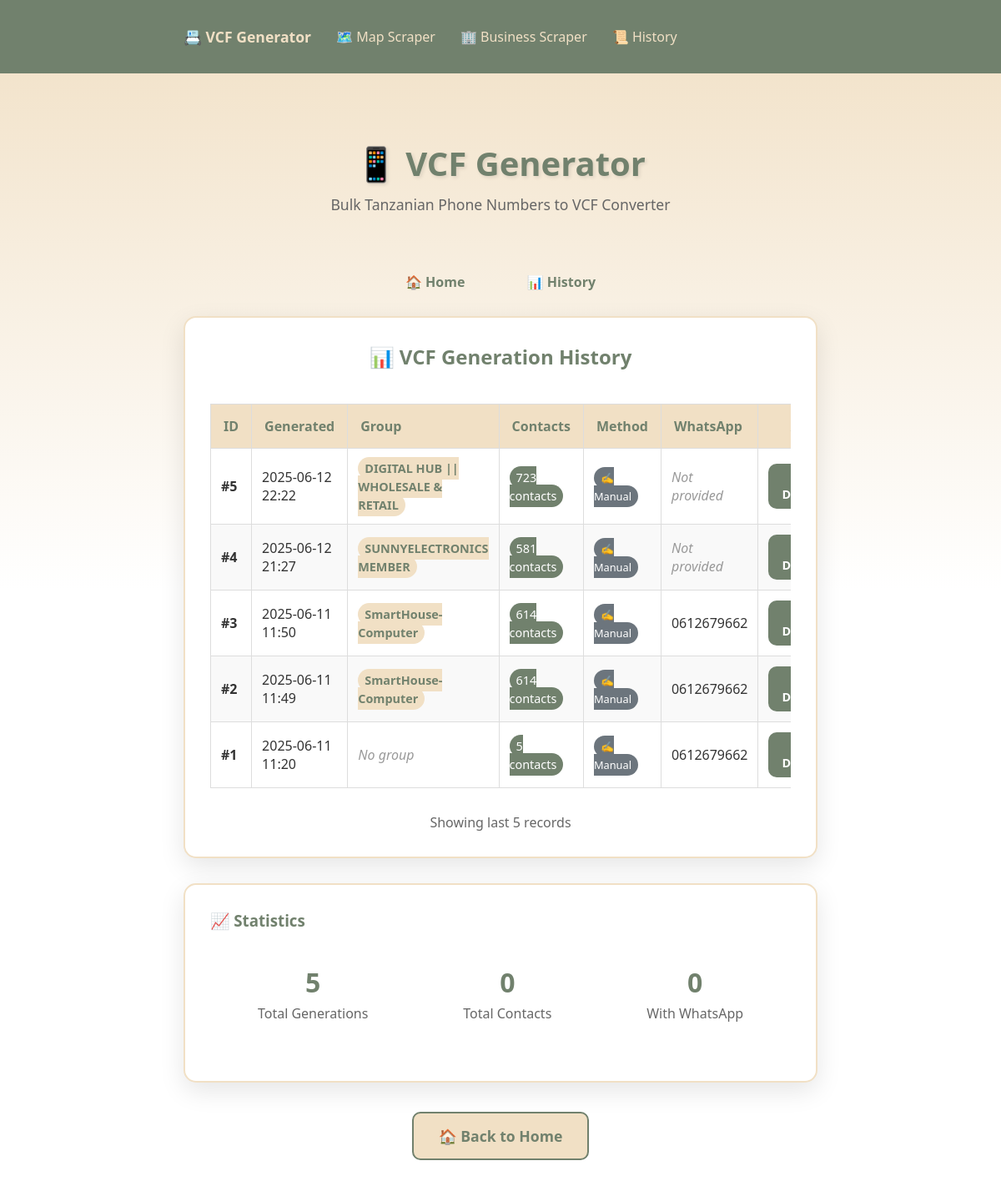
The app's page /history with its own data.
### models.py (models this page shows, shortened)
class VCFRecord(db.Model):
    id = db.Column(db.Integer, primary_key=True)
    timestamp = db.Column(db.DateTime, default=datetime.utcnow)
    vcf_content = db.Column(db.Text, nullable=False)
    user_whatsapp = db.Column(db.String(20))
    phone_count = db.Column(db.Integer)
    group_name = db.Column(db.String(100))
    upload_method = db.Column(db.String(20), default='manual')  # manual, csv, pdf

### routes.py (the view)
@main_bp.route('/history')
def history():
    records = VCFRecord.query.order_by(VCFRecord.timestamp.desc()).limit(50).all()
    return render_template('history.html', records=records)

### templates/history.html (shortened to what this page needs)
{% extends "base.html" %}
{% block content %}
<div class="card">
    <h2 style="color: var(--reseda-green); margin-bottom: 20px; text-align: center;">
        📊 VCF Generation History
    </h2>
    {% if records %}
    <div style="overflow-x: auto;">
        <table style="width: 100%; border-collapse: collapse; margin-top: 20px;">            <thead>
                <tr style="background: var(--champagne);">
                    <th style="padding: 15px; text-align: left; border: 1px solid #ddd; color: var(--reseda-green); font-weight: 600;">ID</th>
                    <th style="padding: 15px; text-align: left; border: 1px solid #ddd; color: var(--reseda-green); font-weight: 600;">Generated</th>
                    <th style="padding: 15px; text-align: left; border: 1px solid #ddd; color: var(--reseda-green); font-weight: 600;">Group</th>
                    <th style="padding: 15px; text-align: left; border: 1px solid #ddd; color: var(--reseda-green); font-weight: 600;">Contacts</th>
                    <th style="padding: 15px; text-align: left; border: 1px solid #ddd; color: var(--reseda-green); font-weight: 600;">Method</th>
                    <th style="padding: 15px; text-align: left; border: 1px solid #ddd; color: var(--reseda-green); font-weight: 600;">WhatsApp</th>
                    <th style="padding: 15px; text-align: center; border: 1px solid #ddd; color: var(--reseda-green); font-weight: 600;">Action</th>
                </tr>
            </thead>            <tbody>
                {% for record in records %}
                <tr{% if loop.index % 2 == 0 %} style="background: #f9f9f9;"{% endif %}>
                    <td style="padding: 12px; border: 1px solid #ddd; font-weight: 600;">#{{ record.id }}</td>
                    <td style="padding: 12px; border: 1px solid #ddd;">
                        {{ record.timestamp.strftime('%Y-%m-%d %H:%M') }}
                    </td>
                    <td style="padding: 12px; border: 1px solid #ddd;">
                        {% if record.group_name %}
                            <span style="background: var(--champagne); color: var(--reseda-green); padding: 4px 8px; border-radius: 15px; font-size: 0.9rem; font-weight: 600;">
                                {{ record.group_name }}
                            </span>
                        {% else %}
                            <span style="color: #999; font-style: italic;">No group</span>
                        {% endif %}
                    </td>
                    <td style="padding: 12px; border: 1px solid #ddd;">
                        <span style="background: var(--reseda-green); color: white; padding: 4px 8px; border-radius: 15px; font-size: 0.9rem;">
                            {{ record.phone_count }} contacts
                        </span>
                    </td>
                    <td style="padding: 12px; border: 1px solid #ddd;">
                        {% if record.upload_method == 'csv' %}
                            <span style="background: #28a745; color: white; padding: 4px 8px; border-radius: 15px; font-size: 0.8rem;">📊 CSV</span>
                        {% elif record.upload_method == 'pdf' %}
                            <span style="background: #dc3545; color: white; padding: 4px 8px; border-radius: 15px; font-size: 0.8rem;">📄 PDF</span>
                        {% else %}
                            <span style="background: #6c757d; color: white; padding: 4px 8px; border-radius: 15px; font-size: 0.8rem;">✍️ Manual</span>
                        {% endif %}
                    </td>
                    <td style="padding: 12px; border: 1px solid #ddd;">
                        {% if record.user_whatsapp %}
                            {{ record.user_whatsapp }}
                        {% else %}
                            <span style="color: #999; font-style: italic;">Not provided</span>
                        {% endif %}
                    </td>
                    <td style="padding: 12px; border: 1px solid #ddd; text-align: center;">
                        <a href="{{ url_for('main.download_record', record_id=record.id) }}"
                           class="btn"
                           style="padding: 8px 16px; font-size: 0.9rem; margin: 0;">
                            📁 Download
                        </a>
                    </td>
                </tr>
                {% endfor %}
            </tbody>
        </table>
    </div>
    <div style="margin-top: 30px; text-align: center; color: #666;">
        <p>Showing last {{ records|length }} records</p>
    </div>
    {% endif %}
</div>
{% if records %}
<div class="card">
    <h3 style="color: var(--reseda-green); margin-bottom: 15px;">📈 Statistics</h3>
    <div class="stats">
        <div class="stat">
            <div class="stat-number">{{ records|length }}</div>
            <div class="stat-label">Total Generations</div>
        </div>        <div class="stat">
            <div class="stat-number">
                {% set total_contacts = 0 %}
                {% for record in records %}
                    {% set total_contacts = total_contacts + record.phone_count %}
                {% endfor %}
                {{ total_contacts }}
            </div>
            <div class="stat-label">Total Contacts</div>
        </div>
        <div class="stat">
            <div class="stat-number">
                {% set with_whatsapp = 0 %}
                {% for record in records %}
                    {% if record.user_whatsapp %}
                        {% set with_whatsapp = with_whatsapp + 1 %}
                    {% endif %}
                {% endfor %}
                {{ with_whatsapp }}
            </div>
            <div class="stat-label">With WhatsApp</div>
        </div>
    </div>
</div>
{% endif %}
<div style="text-align: center; margin-top: 30px;">
    <a href="{{ url_for('main.index') }}" class="btn btn-secondary">
        🏠 Back to Home
    </a>
</div>
{% endblock %}

### templates/base.html (shortened to what this page needs)
<!DOCTYPE html>
<html lang="en">
<head>
</head>
<body>
    <nav style="background: var(--reseda-green); padding: 12px 0; margin-bottom: 30px;">
        <div class="container" style="display: flex; gap: 30px; align-items: center;">
            <a href="{{ url_for('main.index') }}" style="color: var(--champagne); font-weight: bold; text-decoration: none; font-size: 1.1rem;">
                📇 VCF Generator
            </a>
            <a href="{{ url_for('mapscraper.mapscraper') }}" style="color: var(--champagne); text-decoration: none;">
                🗺️ Map Scraper
            </a>
            <a href="{{ url_for('bizscraper.bizscraper') }}" style="color: var(--champagne); text-decoration: none;">
                🏢 Business Scraper
            </a>
            <a href="{{ url_for('main.history') }}" style="color: var(--champagne); text-decoration: none;">
                📜 History
            </a>
        </div>
    </nav>
    <div class="container">
        <div class="header">
            <h1>📱 VCF Generator</h1>
            <p>Bulk Tanzanian Phone Numbers to VCF Converter</p>
        </div>
        <div class="nav">
            <a href="{{ url_for('main.index') }}">🏠 Home</a>
            <a href="{{ url_for('main.history') }}">📊 History</a>
        </div>
        {% block content %}{% endblock %}
    </div>
</body>
</html>

### templates/base.html (style rules this page uses)
:root { --champagne: #f1e0c5; --white: white; --reseda-green: #71816d; }
* { margin: 0; padding: 0; box-sizing: border-box; }
body { font-family: 'Segoe UI', Tahoma, Geneva, Verdana, sans-serif; background: linear-gradient(180deg, var(--champagne) 0%, var(--white) 50%); min-height: 100vh; color: #333; }
.container { max-width: 800px; margin: 0 auto; padding: 20px; }
.header { text-align: center; margin-bottom: 40px; padding: 30px 0; }
.header h1 { color: var(--reseda-green); font-size: 2.5rem; margin-bottom: 10px; text-shadow: 2px 2px 4px rgba(0,0,0,0.1); }
.header p { color: #666; font-size: 1.1rem; }
.card { background: var(--white); border-radius: 15px; padding: 30px; box-shadow: 0 10px 30px rgba(0,0,0,0.1); margin-bottom: 30px; border: 2px solid var(--champagne); }
.btn { background: var(--reseda-green); color: var(--white); padding: 15px 30px; border: none; border-radius: 10px; font-size: 1.1rem; font-weight: 600; cursor: pointer; transition: all 0.3s ease; text-decoration: none; display: inline-block; text-align: center; margin: 5px; }
.btn-secondary { background: var(--champagne); color: var(--reseda-green); border: 2px solid var(--reseda-green); }
.nav { text-align: center; margin-bottom: 30px; }
.nav a { color: var(--reseda-green); text-decoration: none; margin: 0 15px; font-weight: 600; padding: 10px 20px; border-radius: 25px; transition: all 0.3s ease; }
.stats { display: flex; justify-content: space-around; text-align: center; margin: 20px 0; }
.stat { padding: 20px; }
.stat-number { font-size: 2rem; font-weight: bold; color: var(--reseda-green); }
.stat-label { color: #666; margin-top: 5px; }

### records on screen
VCFRecord: id "5", timestamp "2025-06-12 22:22", group_name "DIGITAL HUB || WHOLESALE & RETAIL", phone_count "723", upload_method "✍️ Manual", user_whatsapp "Not provided"
VCFRecord: id "4", timestamp "2025-06-12 21:27", group_name "SUNNYELECTRONICS MEMBER", phone_count "581", upload_method "✍️ Manual", user_whatsapp "Not provided"
VCFRecord: id "3", timestamp "2025-06-11 11:50", group_name "SmartHouse-Computer", phone_count "614", upload_method "✍️ Manual", user_whatsapp "0612679662"
VCFRecord: id "2", timestamp "2025-06-11 11:49", group_name "SmartHouse-Computer", phone_count "614", upload_method "✍️ Manual", user_whatsapp "0612679662"
VCFRecord: id "1", timestamp "2025-06-11 11:20", shows "No group", phone_count "5", upload_method "✍️ Manual", user_whatsapp "0612679662"

### other values on screen
{{ records|length }} "5"
{{ total_contacts }} "0"
{{ with_whatsapp }} "0"
